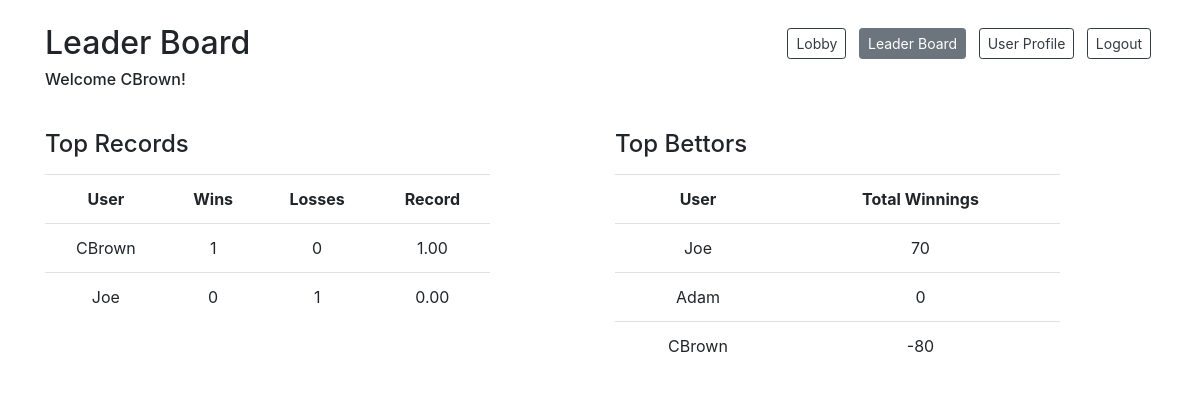
/leaderboard (signed in), run on the app's committed database.
### models.py (models this page shows)
class User(db.Model):
    __tablename__ = "users"
    id = db.Column(db.Integer, primary_key=True)
    user_name = db.Column(db.String(255))
    email = db.Column(db.String(255))
    password = db.Column(db.String(255))
    balance = db.Column(db.Integer)
    photo = db.Column(db.BLOB)
    current_game_id = db.Column(db.Integer, db.ForeignKey("games.id"), nullable=True)  # is null if not currently in a game
    current_game = db.relationship("Game", foreign_keys=[current_game_id], backref="game_users")
    created_at = db.Column(db.DateTime, server_default=func.now())
    updated_at = db.Column(db.DateTime, server_default=func.now(), onupdate=func.now())

### controller.py (the view)
def leaderboard():
    if 'user_id' in session:
        user = getUser(session['user_id'])
    records = getTopWinLossRecords(10)
    bettors = getTopBettors(10)
    return render_template('leaderboard.html', user = user, records = records, bettors = bettors, starting_balance=starting_balance)

### utilities.py (called while the page is built)
def getUser(user_id):
    user = User.query.get(user_id)
    return user

def getTopWinLossRecords(num_of_players):
    results = Player.query.join(User).with_entities( \
        User.user_name.label('user_name'), \
        func.count(Player.result).filter(Player.result==2).label('wins'), \
        func.count(Player.result).filter(Player.result==3).label('losses') \
        ).filter(or_(Player.result==2,Player.result==3)).group_by(User.user_name) \
        .order_by((1.0*func.count(Player.result).filter(Player.result==2)/ \
        (func.count(Player.result).filter(Player.result==3)+
         func.count(Player.result).filter(Player.result==2))).desc()
        ).limit(10).all()
    records = []
    for result in results:
        entry = {}
        entry['user_name'] = result.user_name
        entry['wins'] = result.wins
        entry['losses'] = result.losses
        records.append(entry)
    return records

def getTopBettors(num_of_players):
    topBettors = User.query.order_by(User.balance.desc()).limit(10)
    return topBettors

### templates/leaderboard.html (shortened to what this page needs)
<!DOCTYPE html>
<html lang="en">
<head>
    <link href="https://stackpath.bootstrapcdn.com/bootstrap/4.4.1/css/bootstrap.min.css" rel="stylesheet">
    <script src="https://cdnjs.cloudflare.com/ajax/libs/socket.io/1.7.3/socket.io.min.js"></script></head>
</head>
<body>
    <div class="container bg-white">
        <div class="row justify-content-between mt-4 mb-2">
            <div class="col-auto">
                <h2>Leader Board</h2>
                <h6>Welcome {{user.user_name}}!</h6>
            </div>
            <div class="col-auto">
                <a href="/lobby" class="col-auto btn btn-outline-dark btn-sm mx-1 mt-1 mb-3">Lobby</a>
                <a href="#" class="inactive col-auto btn btn-secondary btn-sm mx-1 mt-1 mb-3">Leader Board</a>
                <a href="/user-profile" class="col-auto btn btn-outline-dark btn-sm mx-1 mt-1 mb-3">User Profile</a>
                <a href="/logout-action" class="col-auto btn btn-outline-dark btn-sm mx-1 mt-1 mb-3">Logout</a>
            </div>
        </div>
        <div class="row pt-4">
            <div class="col-5">
                <h4 class="pb-2">Top Records</h4>
                {% if records %}
                    <table class="table table-fixed text-center table-hover">
                        <tr scope="row">
                            <th>User</th>
                            <th>Wins</th>
                            <th>Losses</th>
                            <th>Record</th>
                        </tr>
                    {% for record in records %}
                        <tr scope="row">
                            <td>{{record.user_name}}</td>
                            <td>{{record.wins}}</td>
                            <td>{{record.losses}}</td>
                            <td>{%if record.wins or record.losses %}{{'%0.2f'| format(record.wins/(record.wins+record.losses))}}{%endif%}</td>
                        </tr>
                    {% endfor %}
                    </table>
                {% else %}
                    <h6>No games</h6>
                {% endif %}
            </div>
            <div class="col-1"></div>
            <div class="col-5">
                <h4 class="pb-2">Top Bettors</h4>
                {% if bettors %}
                    <table class="table table-fixed text-center table-hover">
                        <tr scope="row">
                            <th>User</th>
                            <th>Total Winnings</th>
                        </tr>
                    {% for bettor in bettors %}
                        <tr scope="row">
                            <td>{{bettor.user_name}}</td>
                            <td>{{bettor.balance - starting_balance}}</td>
                        </tr>
                    {% endfor %}
                    </table>
                {% else %}
                    <h6>No bettors</h6>
                {% endif %}
            </div>
        </div>
    </div>
</body>
</html>

### data on the page
User: user_name "CBrown", wins "1", losses "0", record.wins/(record.wins+record.losses) "1.00", bettor.balance-starting_balance "-80"
User: user_name "Joe", bettor.balance-starting_balance "70"
User: user_name "Adam", bettor.balance-starting_balance "0"

### other printed values
{{ record.user_name }} "Joe"
{{ record.wins }} "0"
{{ record.losses }} "1"
{{ '%0.2f'| format(record.wins/(record.wins+record.losses)) }} "0.00"
